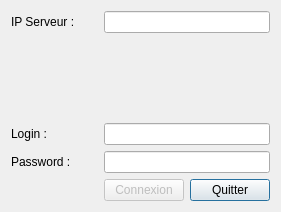
<?xml version="1.0" encoding="UTF-8"?>
<ui version="4.0">
 <class>Connexion</class>
 <widget class="QDialog" name="Connexion">
  <property name="geometry">
   <rect>
    <x>0</x>
    <y>0</y>
    <width>281</width>
    <height>212</height>
   </rect>
  </property>
  <property name="windowTitle">
   <string>Connexion</string>
  </property>
  <layout class="QGridLayout" name="gridLayout">
   <item row="0" column="2" colspan="2">
    <widget class="QLineEdit" name="lineEdit"/>
   </item>
   <item row="2" column="0">
    <widget class="QLabel" name="labelLogin">
     <property name="text">
      <string>Login :</string>
     </property>
    </widget>
   </item>
   <item row="0" column="0" colspan="2">
    <widget class="QLabel" name="label">
     <property name="text">
      <string>IP Serveur :</string>
     </property>
    </widget>
   </item>
   <item row="3" column="2" colspan="2">
    <widget class="QLineEdit" name="lineEditPassword">
     <property name="echoMode">
      <enum>QLineEdit::Password</enum>
     </property>
     <property name="dragEnabled">
      <bool>false</bool>
     </property>
    </widget>
   </item>
   <item row="3" column="0">
    <widget class="QLabel" name="labelPassword">
     <property name="text">
      <string>Password :</string>
     </property>
    </widget>
   </item>
   <item row="2" column="2" colspan="2">
    <widget class="QLineEdit" name="lineEditLogin"/>
   </item>
   <item row="1" column="2">
    <spacer name="verticalSpacer">
     <property name="orientation">
      <enum>Qt::Vertical</enum>
     </property>
     <property name="sizeHint" stdset="0">
      <size>
       <width>20</width>
       <height>40</height>
      </size>
     </property>
    </spacer>
   </item>
   <item row="4" column="3">
    <widget class="QPushButton" name="pushButton_2">
     <property name="text">
      <string>Quitter</string>
     </property>
    </widget>
   </item>
   <item row="4" column="2">
    <widget class="QPushButton" name="pushButton">
     <property name="enabled">
      <bool>false</bool>
     </property>
     <property name="text">
      <string>Connexion</string>
     </property>
    </widget>
   </item>
  </layout>
 </widget>
 <resources/>
 <connections/>
</ui>
